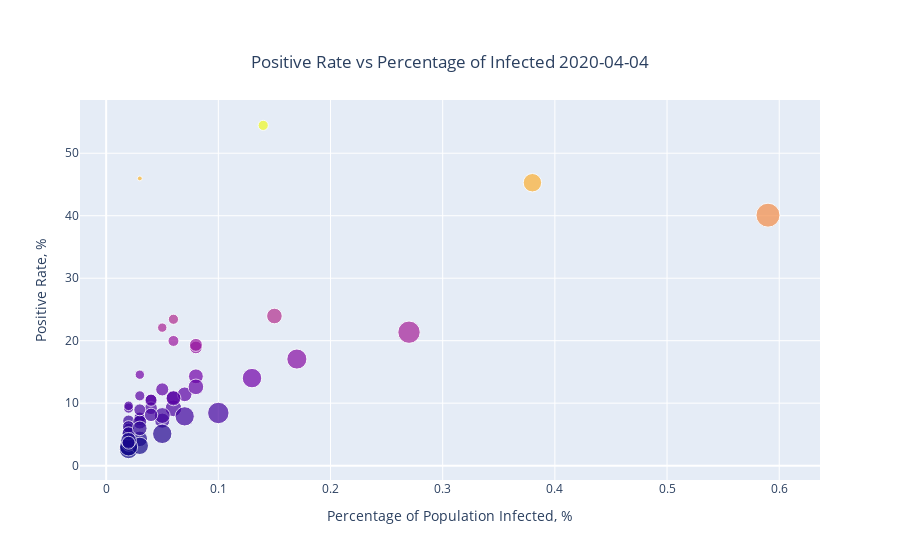

Notebook code for this chart:
### Code cell
positive_rate_v_infected('2020-04-04') # size is percentage of population tested

### Figure 1 — Plotly figure (JSON) as saved in the notebook; plotly's stock layout.template omitted (floating-point values rounded to 4 significant figures)
{"data": [{"marker": {"color": [14.56, 2.83, 7.43, 7.16, 10.58, 18.91, 23.95, 9.17, 14.01, 10.89, 23.43, 2.6, 11.42, 19.33, 19.96, 7.68, 9.21, 5.34, 21.36, 6.97, 12.2, 17.06, 54.46, 3.4, 22.09, 9.2, 4.29, 5.97, 10.78, 7.2, 45.28, 3.17, 40.09, 6.2, 3, 8.93, 45.97, 5.16, 14.3, 12.61, 10.47, 4.06, 8.02, 9.58, 5.09, 7.89, 11.17, 8.43, 3.67, 8.13, 5.97], "size": [9.381, 18.11, 12.65, 11.83, 11.49, 12.65, 15.62, 16.61, 19.49, 14.28, 10.2, 18.55, 14.7, 12.96, 10.95, 11.49, 10.2, 11.83, 22.36, 14, 13.11, 20.1, 10.2, 13.56, 9.381, 12.81, 15.49, 10.58, 14.97, 15.1, 18.44, 17.32, 24, 12.49, 18.11, 12, 4.899, 13.11, 14.83, 15.62, 12.17, 15.62, 15.87, 9.592, 19.39, 19.29, 10.2, 21.45, 12.96, 13.42, 14.56]}, "mode": "markers", "text": ["Alabama", "Alaska", "Arizona", "Arkansas", "California", "Colorado", "Connecticut", "Delaware", "District of Columbia", "Florida", "Georgia", "Hawaii", "Idaho", "Illinois", "Indiana", "Iowa", "Kansas", "Kentucky", "Louisiana", "Maine", "Maryland", "Massachusetts", "Michigan", "Minnesota", "Mississippi", "Missouri", "Montana", "Nebraska", "Nevada", "New Hampshire", "New Jersey", "New Mexico", "New York", "North Carolina", "North Dakota", "Ohio", "Oklahoma", "Oregon", "Pennsylvania", "Rhode Island", "South Carolina", "South Dakota", "Tennessee", "Texas", "Utah", "Vermont", "Virginia", "Washington", "West Virginia", "Wisconsin", "Wyoming"], "type": "scatter", "x": [0.03, 0.02, 0.03, 0.02, 0.04, 0.08, 0.15, 0.06, 0.13, 0.06, 0.06, 0.02, 0.07, 0.08, 0.06, 0.03, 0.02, 0.02, 0.27, 0.03, 0.05, 0.17, 0.14, 0.02, 0.05, 0.04, 0.03, 0.02, 0.06, 0.05, 0.38, 0.03, 0.59, 0.02, 0.02, 0.03, 0.03, 0.02, 0.08, 0.08, 0.04, 0.02, 0.05, 0.02, 0.05, 0.07, 0.03, 0.1, 0.02, 0.04, 0.03], "y": [14.56, 2.83, 7.43, 7.16, 10.58, 18.91, 23.95, 9.17, 14.01, 10.89, 23.43, 2.6, 11.42, 19.33, 19.96, 7.68, 9.21, 5.34, 21.36, 6.97, 12.2, 17.06, 54.46, 3.4, 22.09, 9.2, 4.29, 5.97, 10.78, 7.2, 45.28, 3.17, 40.09, 6.2, 3, 8.93, 45.97, 5.16, 14.3, 12.61, 10.47, 4.06, 8.02, 9.58, 5.09, 7.89, 11.17, 8.43, 3.67, 8.13, 5.97]}], "layout": {"title": {"text": "Positive Rate vs Percentage of Infected 2020-04-04", "x": 0.5, "xanchor": "center", "y": 0.9, "yanchor": "top"}, "xaxis": {"title": {"text": "Percentage of Population Infected, %"}}, "yaxis": {"title": {"text": "Positive Rate, %"}}}}
